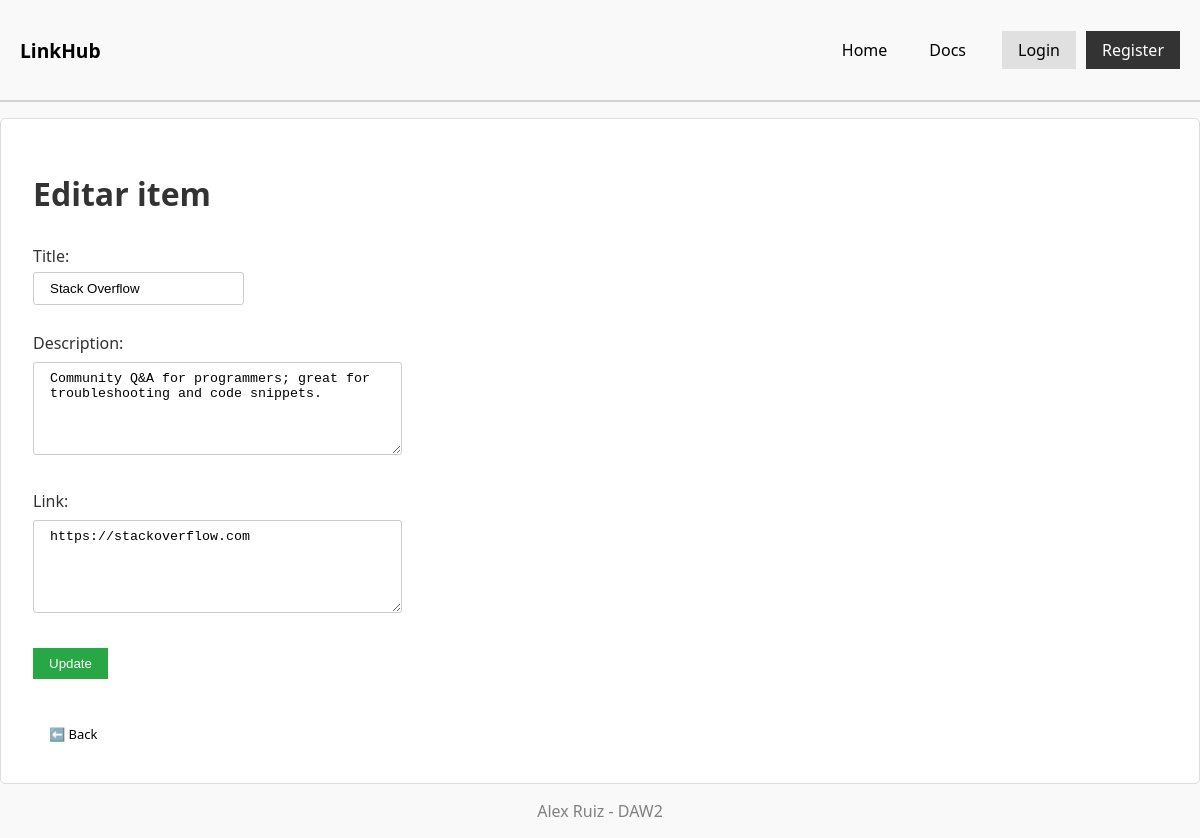
The app's page /app/view/form_update.php?id=2 with its own data.
### tables this page shows
CREATE TABLE items (
    id INT AUTO_INCREMENT PRIMARY KEY,
    title VARCHAR(100) NOT NULL,
    description TEXT NOT NULL,
    link TEXT NOT NULL,
    created_at TIMESTAMP DEFAULT CURRENT_TIMESTAMP,
    updated_at TIMESTAMP DEFAULT CURRENT_TIMESTAMP ON UPDATE CURRENT_TIMESTAMP,
    user_id INT NULL,
    INDEX (user_id),
    CONSTRAINT fk_items_users FOREIGN KEY (user_id) REFERENCES users(id) ON DELETE SET NULL
);

### app/model/connection.php (called while the page is built)
<?php
class Connexio {
    public static function getConnection() {
        try {
            $conn = new PDO('mysql:host=localhost;dbname=Pt04_Alex_Ruiz', 'root', '');
            $conn->setAttribute(PDO::ATTR_ERRMODE, PDO::ERRMODE_EXCEPTION);
            return $conn;
        } catch (PDOException $e) {
            die("Error de connexió: " . $e->getMessage());
        }
    }
}
?>

### app/model/services/ItemService.php (called while the page is built, shortened)
<?php
require_once __DIR__ . '/../dao/ItemDAO.php';
require_once __DIR__ . '/../entities/Item.php';
class ItemService {
    private $dao;
    public function __construct() {
        $this->dao = new ItemDAO();
    }
    public function getItemById($id) {
        return $this->dao->getById($id);
    }
}
?>

### app/model/dao/ItemDAO.php (called while the page is built, shortened)
<?php
require_once __DIR__ . '/../connection.php';
require_once __DIR__ . '/../entities/Item.php';
class ItemDAO {
    private $conn;
    public function __construct() {
        $this->conn = Connexio::getConnection();
    }
    public function getById($id) {
        $stmt = $this->conn->prepare("SELECT * FROM items WHERE id=?");
        $stmt->execute([$id]);
        $row = $stmt->fetch(PDO::FETCH_ASSOC);
        if ($row) {
            return new Item($row['id'], $row['title'], $row['description'], $row['link']);
        }
        return null;
    }
}
?>

### app/model/entities/Item.php (called while the page is built, shortened)
<?php
class Item {
    private $title;
    private $description;
    private $link;
    public function __construct($id = null, $title = '', $description = '', $link = '', $created_at = '', $updated_at = '') {
        $this->title = $title;
        $this->description = $description;
        $this->link = $link;
    }
    public function getTitle() {
        return $this->title;
    }
    public function getDescription() {
        return $this->description;
    }
    public function getLink() {
        return $this->link;
    }
}
?>

### app/view/form_update.php (the view, shortened to what this page needs)
<?php
require_once __DIR__ . '/../model/services/ItemService.php';
$service = new ItemService();
$item = $service->getItemById($_GET['id']);
?>
<!DOCTYPE html>
<html lang="en">
<head>
<link rel="stylesheet" href="../../styles.css">
</head>
<body>
    <?php
    include __DIR__ . '/layout/header.php';
    ?>
    <div class="container">
        <h1>Editar item</h1>
        <form action="../controller/ItemController.php" method="POST">
            <label>Title:</label><br>
            <input type="text" name="title" value="<?= htmlspecialchars($item->getTitle()) ?>" required><br><br>
            <label>Description:</label><br>
            <textarea name="description" rows="5" cols="40" required><?= htmlspecialchars($item->getDescription()) ?></textarea><br><br>
            <label>Link:</label><br>
            <textarea name="link" rows="5" cols="40" required><?= htmlspecialchars($item->getLink()) ?></textarea><br><br>
            <button type="submit" name="update">Update</button>
        </form>
        <br>
            <a class="ghost-btn" href="list.php">⬅️ Back</a>
    </div>
    <?php
        include __DIR__ . '/layout/footer.php';
    ?>
</body>
</html>

### styles.css (style rules this page uses)
body { font-family: system-ui, -apple-system, BlinkMacSystemFont, 'Segoe UI', Roboto, Oxygen, Ubuntu, Cantarell, 'Open Sans', 'Helvetica Neue', sans-serif; background-color: #f9f9f9; color: #333; margin: 0; padding: 0; }
input { padding: 0.5rem 1rem; margin: 5px 0; border: 1px solid #ccc; border-radius: 3px; }
.container { display: flex; flex-direction: column; max-width: 1200px; margin: 1rem auto; overflow: auto; padding: 2rem; border: 1px solid #ddd; border-radius: 5px; background-color: white; gap: .5rem; }
form input { padding: 0.5rem 1rem; margin: 5px 0; border: 1px solid #ccc; border-radius: 3px; }
form textarea { padding: 0.5rem 1rem; margin: 0.5rem 0; border: 1px solid #ccc; border-radius: 3px; resize: auto; }
form button { display: inline-flex; padding: 0.5rem 1rem; background-color: #28a745; color: white; border: none; cursor: pointer; white-space: nowrap; }
.ghost-btn { display: inline-block; padding: 0.5rem 1rem; background: none; text-decoration: none; transition: background-color 0.3s, color 0.3s; width: fit-content; height: fit-content; color: black; font-size: small; }

### records on screen
items: title "Stack Overflow", description "Community Q&A for programmers; great for troubleshooting and code snippets.", link "https://stackoverflow.com"
